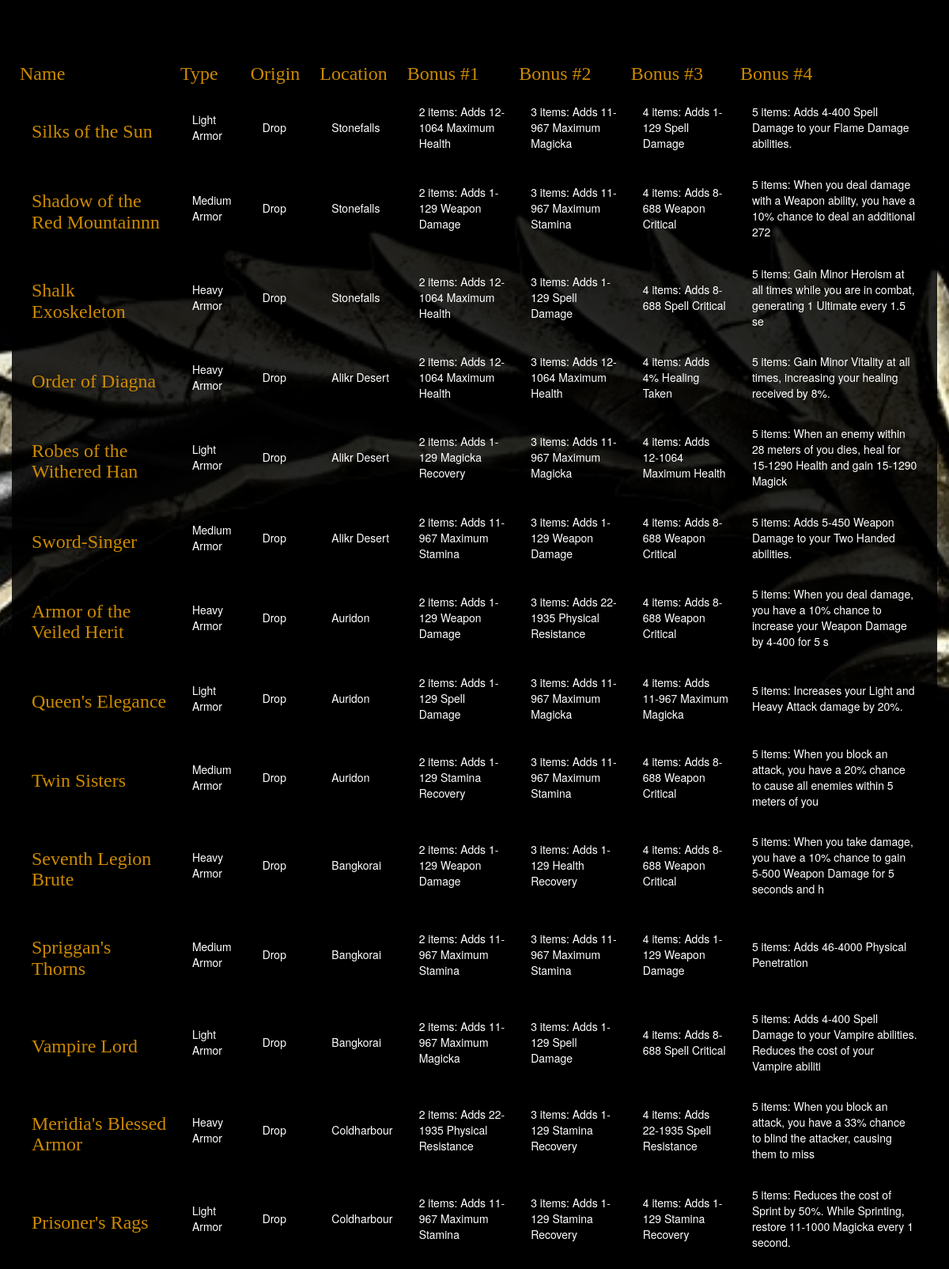
/armor.php (upper part), run on the app's committed database.
### tables this page shows
CREATE TABLE IF NOT EXISTS `armor` (
  `arm_id` int(11) NOT NULL AUTO_INCREMENT,
  `arm_name` varchar(50) NOT NULL,
  `arm_type` varchar(25) NOT NULL,
  `arm_origin` varchar(25) NOT NULL,
  `arm_image` varchar(25) NOT NULL,
  `zone_name` varchar(25) NOT NULL,
  `two_item` varchar(100) NOT NULL,
  `three_item` varchar(100) NOT NULL,
  `four_item` varchar(100) NOT NULL,
  `five_item` varchar(100) NOT NULL,
  PRIMARY KEY (`arm_id`)
);

### CRUD.php (the view, shortened to what this page needs)
<?php
class CRUD
{
  private $Db;
  function __construct($DB_CON)
  {
    $this->Db = $DB_CON;
  }
  public function viewArmorPage()
  {
    echo"<table>
    <thead>
      <tr>
        <th style='padding-right: 25px; color:#cc8900;'><h3>Name</h3>
        <th style='padding-right: 25px; color:#cc8900;'><h3>Type</h3>
        <th style='padding-right: 25px; color:#cc8900;'><h3>Origin</h3>
        <th style='padding-right: 25px; color:#cc8900;'><h3>Location</h3>
        <th style='padding-right: 25px; color:#cc8900;'><h3>Bonus #1</h3>
        <th style='padding-right: 25px; color:#cc8900;'><h3>Bonus #2</h3>
        <th style='padding-right: 25px; color:#cc8900;'><h3>Bonus #3</h3>
        <th style='padding-right: 25px; color:#cc8900;'><h3>Bonus #4</h3>
        </tr>";
    try
    {
      $statement = $this->Db->prepare("SELECT * FROM armor");
      $statement->execute();
      while($dataRows = $statement->fetch(PDO::FETCH_ASSOC))
      {
        echo "
          <tr>
            <td style='padding: 15px; '><h3 style='color:#cc8900;'>".$dataRows['arm_name']."</h3></td>
            <td style='padding: 15px; color: #fff;'>".$dataRows['arm_type']."</td>
            <td style='padding: 15px; color: #fff;'>".$dataRows['arm_origin']." </td>
            <td style='padding: 15px; color: #fff;'>".$dataRows['zone_name']." </td>
            <td style='padding: 15px; color: #fff;'>".$dataRows['two_item']." </td>
            <td style='padding: 15px; color: #fff;'>".$dataRows['three_item']." </td>
            <td style='padding: 15px; color: #fff;'>".$dataRows['four_item']." </td>
            <td style='padding: 15px; color: #fff;'>".$dataRows['five_item']." </td>
          </tr>";
      }
      return $dataRows;
    }
    catch (PDOException $ex)
    {
        echo $ex->getMessage();
    }
  }
}
?>

### armor.php (shortened to what this page needs)
<?php
  include_once'db_connect.php';
  if(isset($_SESSION['sess_role'])){
      include 'navbarlgdin.php';
    }else{
      include 'navbar.php';
    }
?>
<!DOCTYPE html>
<html class="full" lang="en">
<head>
    <link href="css/bootstrap.min.css" rel="stylesheet">
    <link href="css/the-big-picture.css" rel="stylesheet">
</head>
  <body>
      <div class="container" style="background:#7f7f7f; background:rgba(0,0,0,0.85); padding:10px;">
        <?php $crud->viewArmorPage(); ?>
      </div>
  </body>
</html>
</body>
</html>

### navbar.php (shortened to what this page needs)
<!DOCTYPEhtml>
<head>
      <link href="css/bootstrap.min.css" rel="stylesheet">
      <link href="css/the-big-picture.css" rel="stylesheet">
</head>
<body>
</body>
</html>

### css/the-big-picture.css (style rules this page uses)
body { margin-top: 50px; margin-bottom: 50px; background: none; }
.full { background: url("../img/eso_background.jpg") no-repeat center center fixed; -webkit-background-size: cover; -moz-background-size: cover; -o-background-size: cover; background-size: cover; }

### data on the page
armor: arm_name "Silks of the Sun", arm_type "Light Armor", arm_origin "Drop", zone_name "Stonefalls", two_item "2 items: Adds 12-1064 Maximum Health", three_item "3 items: Adds 11-967 Maximum Magicka", four_item "4 items: Adds 1-129 Spell Damage", five_item "5 items: Adds 4-400 Spell Damage to your Flame Damage abilities."
armor: arm_name "Shadow of the Red Mountainnn", arm_type "Medium Armor", arm_origin "Drop", zone_name "Stonefalls", two_item "2 items: Adds 1-129 Weapon Damage", three_item "3 items: Adds 11-967 Maximum Stamina", four_item "4 items: Adds 8-688 Weapon Critical", five_item "5 items: When you deal damage with a Weapon ability, you have a 10% chance to deal an additional 272"
armor: arm_name "Shalk Exoskeleton", arm_type "Heavy Armor", arm_origin "Drop", zone_name "Stonefalls", two_item "2 items: Adds 12-1064 Maximum Health", three_item "3 items: Adds 1-129 Spell Damage", four_item "4 items: Adds 8-688 Spell Critical", five_item "5 items: Gain Minor Heroism at all times while you are in combat, generating 1 Ultimate every 1.5 se"
armor: arm_name "Order of Diagna", arm_type "Heavy Armor", arm_origin "Drop", zone_name "Alikr Desert", two_item "2 items: Adds 12-1064 Maximum Health", three_item "3 items: Adds 12-1064 Maximum Health", four_item "4 items: Adds 4% Healing Taken", five_item "5 items: Gain Minor Vitality at all times, increasing your healing received by 8%."
armor: arm_name "Robes of the Withered Han", arm_type "Light Armor", arm_origin "Drop", zone_name "Alikr Desert", two_item "2 items: Adds 1-129 Magicka Recovery", three_item "3 items: Adds 11-967 Maximum Magicka", four_item "4 items: Adds 12-1064 Maximum Health", five_item "5 items: When an enemy within 28 meters of you dies, heal for 15-1290 Health and gain 15-1290 Magick"
armor: arm_name "Sword-Singer", arm_type "Medium Armor", arm_origin "Drop", zone_name "Alikr Desert", two_item "2 items: Adds 11-967 Maximum Stamina", three_item "3 items: Adds 1-129 Weapon Damage", four_item "4 items: Adds 8-688 Weapon Critical", five_item "5 items: Adds 5-450 Weapon Damage to your Two Handed abilities."
armor: arm_name "Armor of the Veiled Herit", arm_type "Heavy Armor", arm_origin "Drop", zone_name "Auridon", two_item "2 items: Adds 1-129 Weapon Damage", three_item "3 items: Adds 22-1935 Physical Resistance", four_item "4 items: Adds 8-688 Weapon Critical", five_item "5 items: When you deal damage, you have a 10% chance to increase your Weapon Damage by 4-400 for 5 s"
armor: arm_name "Queen's Elegance", arm_type "Light Armor", arm_origin "Drop", zone_name "Auridon", two_item "2 items: Adds 1-129 Spell Damage", three_item "3 items: Adds 11-967 Maximum Magicka", four_item "4 items: Adds 11-967 Maximum Magicka", five_item "5 items: Increases your Light and Heavy Attack damage by 20%."
armor: arm_name "Twin Sisters", arm_type "Medium Armor", arm_origin "Drop", zone_name "Auridon", two_item "2 items: Adds 1-129 Stamina Recovery", three_item "3 items: Adds 11-967 Maximum Stamina", four_item "4 items: Adds 8-688 Weapon Critical", five_item "5 items: When you block an attack, you have a 20% chance to cause all enemies within 5 meters of you"
armor: arm_name "Seventh Legion Brute", arm_type "Heavy Armor", arm_origin "Drop", zone_name "Bangkorai", two_item "2 items: Adds 1-129 Weapon Damage", three_item "3 items: Adds 1-129 Health Recovery", four_item "4 items: Adds 8-688 Weapon Critical", five_item "5 items: When you take damage, you have a 10% chance to gain 5-500 Weapon Damage for 5 seconds and h"
armor: arm_name "Spriggan's Thorns", arm_type "Medium Armor", arm_origin "Drop", zone_name "Bangkorai", two_item "2 items: Adds 11-967 Maximum Stamina", three_item "3 items: Adds 11-967 Maximum Stamina", four_item "4 items: Adds 1-129 Weapon Damage", five_item "5 items: Adds 46-4000 Physical Penetration"
armor: arm_name "Vampire Lord", arm_type "Light Armor", arm_origin "Drop", zone_name "Bangkorai", two_item "2 items: Adds 11-967 Maximum Magicka", three_item "3 items: Adds 1-129 Spell Damage", four_item "4 items: Adds 8-688 Spell Critical", five_item "5 items: Adds 4-400 Spell Damage to your Vampire abilities. Reduces the cost of your Vampire abiliti"
armor: arm_name "Meridia's Blessed Armor", arm_type "Heavy Armor", arm_origin "Drop", zone_name "Coldharbour", two_item "2 items: Adds 22-1935 Physical Resistance", three_item "3 items: Adds 1-129 Stamina Recovery", four_item "4 items: Adds 22-1935 Spell Resistance", five_item "5 items: When you block an attack, you have a 33% chance to blind the attacker, causing them to miss"
armor: arm_name "Prisoner's Rags", arm_type "Light Armor", arm_origin "Drop", zone_name "Coldharbour", two_item "2 items: Adds 11-967 Maximum Stamina", three_item "3 items: Adds 1-129 Stamina Recovery", four_item "4 items: Adds 1-129 Stamina Recovery", five_item "5 items: Reduces the cost of Sprint by 50%. While Sprinting, restore 11-1000 Magicka every 1 second."
